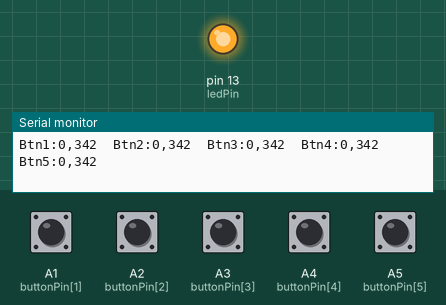
The sketch below on a simulated Arduino Leonardo, built with avr-gcc and run on an emulated ATmega32U4. Parts: output pins drawn as LEDs (lit = HIGH), the last lines printed to the serial monitor. Inputs (shaded band) come from the test bench; at power-on: A1 (buttonPin[1]), A2 (buttonPin[2]), A3 (buttonPin[3]), A4 (buttonPin[4]), A5 (buttonPin[5]) LOW. USB keyboard and mouse output is not drawn.

Above: at 1.2 s.
1.3 s: A3 (buttonPin[3]) pulled HIGH for 0.15 s
At 1.37 s:
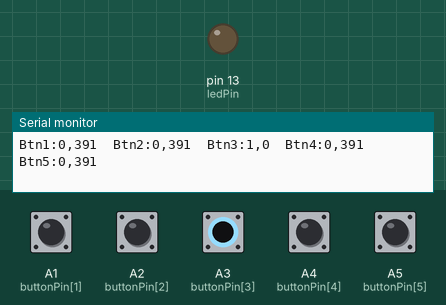
Timing chart, 0 to 4.3 s (numbered marks = the images above; inputs shaded):
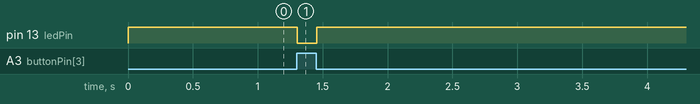

Measured:
- after the input at 1.3 s, pin 13 (ledPin): HIGH → LOW at once, → HIGH 0.15 s later

The sketch:

readButtonState_and_sendKeyboardSignal_20211211.ino
```cpp
/* REF:
  + https://forum.arduino.cc/t/using-analog-pins-for-push-buttons/309407
  + https://www.arduino.cc/reference/en/language/functions/usb/keyboard/keyboardwrite/

*/
#include <Keyboard.h>;
// constants won't change. They're used here to set pin numbers:
const int buttonPin[6] = {696969, A1, A2, A3, A4, A5};
// the number of the pushbutton pin

const int ledPin =  LED_BUILTIN; // the number of the LED pin

int buttonState[6] = {0, 0, 0, 0, 0, 0};
// variable for reading the pushbutton status

void setup() {
  // initialize the LED pin as an output:
  pinMode(ledPin, OUTPUT);
  for (int i = 1; i < 6; i++) {
    // initialize the pushbutton pin as an input:
    pinMode(buttonPin[i], INPUT);
  }
  Serial.begin(9600);
  Keyboard.begin();
}

int buttonLock[6] = {0, 0, 0, 0, 0, 0};

void loop() {
  String allBtnState;
  for (int i = 1; i < 6; i++) {
    // read the state of the pushbutton value:
    buttonState[i] = digitalRead(buttonPin[i]);
    allBtnState = String(allBtnState + "Btn" + i + ":" + buttonState[i] + "," + buttonLock[i] + "\t");
    // https://www.arduino.cc/reference/en/language/variables/data-types/stringobject/
  }
  Serial.println(allBtnState);

  // check if the pushbutton is pressed.
  // if it is, the buttonState is HIGH:
  for (int i = 1; i < 6; i++) {
    if (buttonState[i] == LOW) {
      //如果有任何按鈕被按下，其對應的接收腳位狀態為低電位
      buttonLock[i] += 1;
      if (buttonLock[i] == 69) {
        //連續偵測到69次按下狀態，確認為人為操作非雜訊
        Keyboard.write(48 + i);// ASCII code 48 represent '0';
        Keyboard.write(10);// Send Enter
        // The ASCII Code of ENTER KEY is 10 in Decimal or 0x0A in Hexadecimal.
      }
    } else {
      buttonLock[i] = 0;
      //該按鈕按下的狀態中斷，重新計算按下狀態
    }
  }

  //test area
  if (buttonState[3] == LOW) {//3號按鈕被按下
    // turn LED on:
    digitalWrite(ledPin, HIGH);
  }
  else {
    // turn LED off:
    digitalWrite(ledPin, LOW);
  }
}
```
